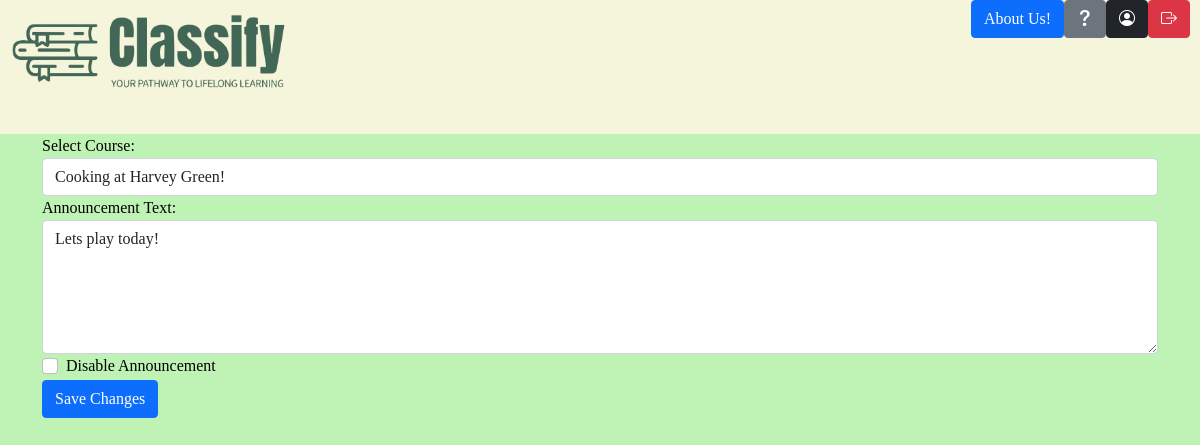
The page /edit-announcement/3 (signed in) on the database as committed earlier.
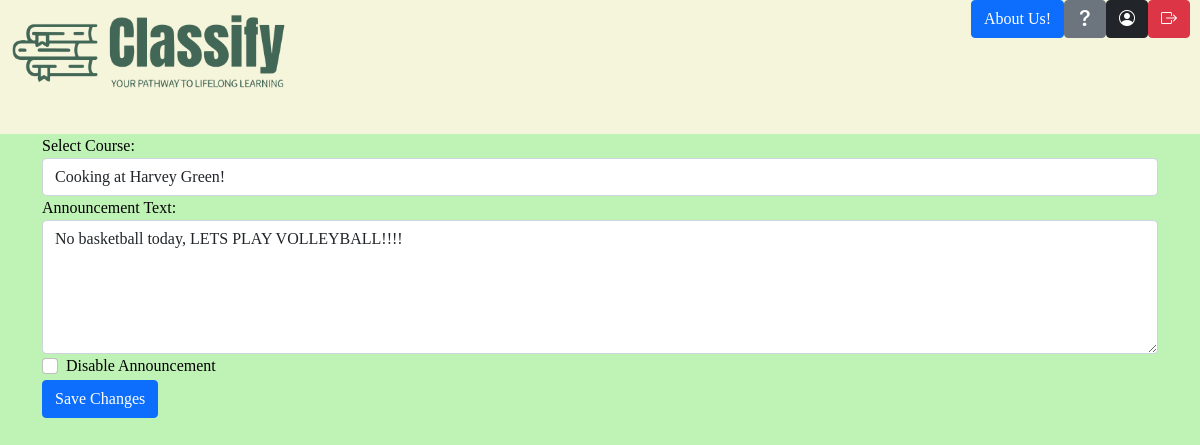
The same page on the database as committed later.
### app.py (models this page shows, shortened)
class Announcement(db.Model):
    __tablename__ = 'announcement'
    announcementID = db.Column(db.Integer, primary_key=True)
    text = db.Column(db.String(255), nullable=False)
    courseID = db.Column(db.Integer, db.ForeignKey('course.courseID'), nullable=False)
    active = db.Column(db.String(255), nullable=True)
    expiration_date = db.Column(db.DateTime, nullable=True)  # New column for expiration datetime
    course = db.relationship('Course', backref=db.backref('announcement', lazy=True))

class Course(db.Model):
    __tablename__ = 'course'
    courseID = db.Column(db.Integer, primary_key=True)
    courseName = db.Column(db.String(255), nullable=False)
    description = db.Column(db.String(255), nullable=False)
    section = db.Column(db.String(10), nullable=False)
    totalSeats = db.Column(db.Integer, nullable=False)
    seatsTaken = db.Column(db.Integer, nullable=False)
    dates = db.Column(db.String(255), nullable=False)
    days = db.Column(db.String(255), nullable=False)
    timings = db.Column(db.String(255), nullable=False)
    active = db.Column(db.String(255), nullable=False)
    teacherID = db.Column(db.Integer, db.ForeignKey('teacher.teacherID'), nullable=False)
    teacher = db.relationship('Teacher', backref=db.backref('courses', lazy=True))

### app.py (the view)
@app.route('/edit-announcement/<int:announcement_id>', methods=['GET', 'POST'])
@login_required
def edit_announcement(announcement_id):
    announcement = Announcement.query.get(announcement_id)
    if not announcement:
        return "Announcement not found", 404
    teacher_id = session.get('user_id')
    teacher = Teacher.query.get(teacher_id)
    user_id = session.get('user_id')
    user = User.query.get(user_id)
    courses = Course.query.join(Teacher).join(User).filter(Teacher.userID == user_id).all()
    if announcement.course.teacherID != teacher.teacherID:
        return "You are not authorized to update this announcement", 403
    if request.method == 'POST':
        announcement.courseID = int(request.form['course_id'])
        announcement.text = request.form['announcement_text']
        if request.form.get('disable_announcement'):
            announcement.active = 0
        else:
            announcement.active = 1
        try:
            db.session.commit()
            return redirect('/teacher-home')  # Redirect to teacher's home page
        except Exception as e:
            error_message = 'There was an issue updating the announcement. Please try again later.'
            return render_template('edit-announcement.html', user=user, courses=courses, announcement=announcement, error_message=error_message)
    else:
        return render_template('edit-announcement.html', user=user, courses=courses, announcement=announcement)

### app.py (called while the page is built)
@login_manager.user_loader
def load_user(user_id):
    return User.query.get(int(user_id))

### templates/edit-announcement.html (shortened to what this page needs)
<!DOCTYPE html>
<html>
<head>
    <link href="https://cdn.jsdelivr.net/npm/bootstrap@5.0.2/dist/css/bootstrap.min.css" rel="stylesheet">
    <link rel="stylesheet" href="https://cdn.jsdelivr.net/npm/bootstrap-icons@1.5.0/font/bootstrap-icons.css">
    <link href="../static/css/css.css" rel="stylesheet" type="text/css">
</head>
<body>
    <header>
        <img class="logo" src="../static/images/classifylogoside.png">
        <div class="btn-group">
            <a href="/about-us-teacher">        <button type="button" class="btn btn-primary">About Us!</button></a>
            <a href="/faq-teacher">     <button type="button" class="btn btn-secondary"><i class="bi-question-lg"></i></button></a>
            <a href="/teacher-settings"><button type="button" class="btn btn-dark"><i class="bi-person-circle"></i></button></a>
            <a href="/">                <button type="button" class="btn btn-danger"><i class="bi bi-box-arrow-right"></i></button></a>
        </div>
      </header>
    <div class="container">
        <form method="POST" action="/edit-announcement/{{ announcement.announcementID }}">
            <div class="form-group">
                <label for="course_id">Select Course:</label>
                <select id="course_id" name="course_id" class="form-control">
                    {% for course in courses %}
                        <option value="{{ course.courseID }}" {% if course.courseID == announcement.courseID %}selected{% endif %}>
                            {{ course.courseName }}
                        </option>
                    {% endfor %}
                </select>
            </div>
            <div class="form-group">
                <label for="announcement_text">Announcement Text:</label>
                <textarea class="form-control" name="announcement_text" rows="5" required>{{ announcement.text }}</textarea>
            </div>
            <div class="form-check">
                <input class="form-check-input" type="checkbox" id="disable_announcement" name="disable_announcement" {% if announcement.active == 0 %}checked{% endif %}>
                <label class="form-check-label" for="disable_announcement">Disable Announcement</label>
            </div>
            <button type="submit" class="btn btn-primary">Save Changes</button>
        </form>
    </div>
</body>
</html>

Rows that differ between the two databases and show on the page:
changed Announcement "Cooking at Harvey Green!": announcement_text "Lets play today!" → "No basketball today, LETS PLAY VOLLEYBALL!!!!"
